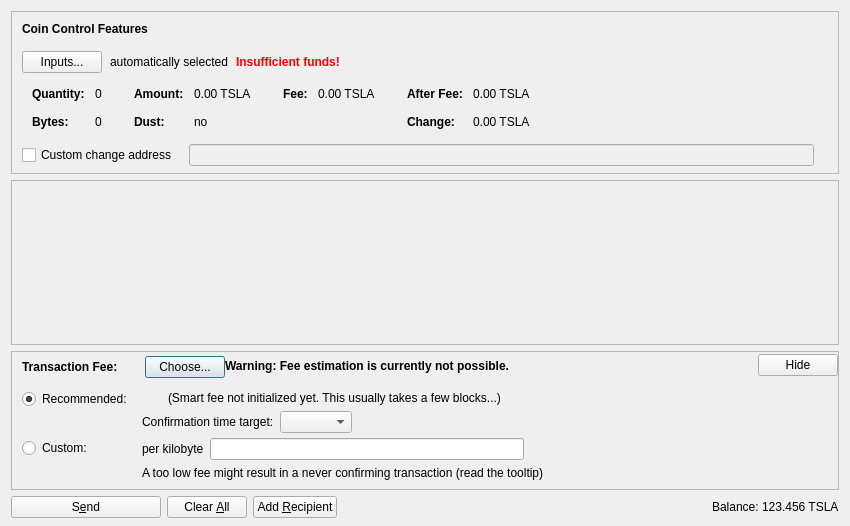
<?xml version="1.0" encoding="UTF-8"?>
<ui version="4.0">
 <class>SendCoinsDialog</class>
 <widget class="QDialog" name="SendCoinsDialog">
  <property name="geometry">
   <rect>
    <x>0</x>
    <y>0</y>
    <width>850</width>
    <height>526</height>
   </rect>
  </property>
  <property name="windowTitle">
   <string>Send Coins</string>
  </property>
  <layout class="QVBoxLayout" name="verticalLayout" stretch="0,1,0,0">
   <property name="bottomMargin">
    <number>8</number>
   </property>
   <item>
    <widget class="QFrame" name="frameCoinControl">
     <property name="sizePolicy">
      <sizepolicy hsizetype="Expanding" vsizetype="Expanding">
       <horstretch>0</horstretch>
       <verstretch>0</verstretch>
      </sizepolicy>
     </property>
     <property name="maximumSize">
      <size>
       <width>16777215</width>
       <height>16777215</height>
      </size>
     </property>
     <property name="frameShape">
      <enum>QFrame::StyledPanel</enum>
     </property>
     <property name="frameShadow">
      <enum>QFrame::Sunken</enum>
     </property>
     <layout class="QVBoxLayout" name="verticalLayoutCoinControl2">
      <property name="spacing">
       <number>0</number>
      </property>
      <property name="leftMargin">
       <number>0</number>
      </property>
      <property name="topMargin">
       <number>0</number>
      </property>
      <property name="rightMargin">
       <number>0</number>
      </property>
      <property name="bottomMargin">
       <number>6</number>
      </property>
      <item>
       <layout class="QVBoxLayout" name="verticalLayoutCoinControl" stretch="0,0,0,0,1">
        <property name="spacing">
         <number>0</number>
        </property>
        <property name="leftMargin">
         <number>10</number>
        </property>
        <property name="topMargin">
         <number>10</number>
        </property>
        <item>
         <layout class="QHBoxLayout" name="horizontalLayoutCoinControl1">
          <property name="bottomMargin">
           <number>15</number>
          </property>
          <item>
           <widget class="QLabel" name="labelCoinControlFeatures">
            <property name="sizePolicy">
             <sizepolicy hsizetype="Preferred" vsizetype="Maximum">
              <horstretch>0</horstretch>
              <verstretch>0</verstretch>
             </sizepolicy>
            </property>
            <property name="font">
             <font>
              <weight>75</weight>
              <bold>true</bold>
             </font>
            </property>
            <property name="styleSheet">
             <string notr="true">font-weight:bold;</string>
            </property>
            <property name="text">
             <string>Coin Control Features</string>
            </property>
           </widget>
          </item>
         </layout>
        </item>
        <item>
         <layout class="QHBoxLayout" name="horizontalLayoutCoinControl2" stretch="0,0,0,0">
          <property name="spacing">
           <number>8</number>
          </property>
          <property name="bottomMargin">
           <number>10</number>
          </property>
          <item>
           <widget class="QPushButton" name="pushButtonCoinControl">
            <property name="styleSheet">
             <string notr="true"/>
            </property>
            <property name="text">
             <string>Inputs...</string>
            </property>
            <property name="autoDefault">
             <bool>false</bool>
            </property>
           </widget>
          </item>
          <item>
           <widget class="QLabel" name="labelCoinControlAutomaticallySelected">
            <property name="text">
             <string>automatically selected</string>
            </property>
            <property name="margin">
             <number>5</number>
            </property>
           </widget>
          </item>
          <item>
           <widget class="QLabel" name="labelCoinControlInsuffFunds">
            <property name="font">
             <font>
              <weight>75</weight>
              <bold>true</bold>
             </font>
            </property>
            <property name="styleSheet">
             <string notr="true">color:red;font-weight:bold;</string>
            </property>
            <property name="text">
             <string>Insufficient funds!</string>
            </property>
            <property name="margin">
             <number>5</number>
            </property>
           </widget>
          </item>
          <item>
           <spacer name="horizontalSpacerCoinControl">
            <property name="orientation">
             <enum>Qt::Horizontal</enum>
            </property>
            <property name="sizeHint" stdset="0">
             <size>
              <width>40</width>
              <height>1</height>
             </size>
            </property>
           </spacer>
          </item>
         </layout>
        </item>
        <item>
         <widget class="QWidget" name="widgetCoinControl" native="true">
          <property name="sizePolicy">
           <sizepolicy hsizetype="Preferred" vsizetype="Preferred">
            <horstretch>0</horstretch>
            <verstretch>0</verstretch>
           </sizepolicy>
          </property>
          <property name="minimumSize">
           <size>
            <width>0</width>
            <height>0</height>
           </size>
          </property>
          <property name="styleSheet">
           <string notr="true"/>
          </property>
          <layout class="QHBoxLayout" name="horizontalLayoutCoinControl5">
           <property name="leftMargin">
            <number>0</number>
           </property>
           <property name="topMargin">
            <number>0</number>
           </property>
           <property name="rightMargin">
            <number>0</number>
           </property>
           <property name="bottomMargin">
            <number>0</number>
           </property>
           <item>
            <layout class="QHBoxLayout" name="horizontalLayoutCoinControl3" stretch="0,0,0,1">
             <property name="spacing">
              <number>20</number>
             </property>
             <property name="topMargin">
              <number>0</number>
             </property>
             <property name="bottomMargin">
              <number>10</number>
             </property>
             <item>
              <layout class="QFormLayout" name="formLayoutCoinControl1">
               <property name="horizontalSpacing">
                <number>10</number>
               </property>
               <property name="verticalSpacing">
                <number>14</number>
               </property>
               <property name="leftMargin">
                <number>10</number>
               </property>
               <property name="topMargin">
                <number>4</number>
               </property>
               <property name="rightMargin">
                <number>6</number>
               </property>
               <item row="0" column="0">
                <widget class="QLabel" name="labelCoinControlQuantityText">
                 <property name="font">
                  <font>
                   <weight>75</weight>
                   <bold>true</bold>
                  </font>
                 </property>
                 <property name="text">
                  <string>Quantity:</string>
                 </property>
                 <property name="margin">
                  <number>0</number>
                 </property>
                </widget>
               </item>
               <item row="0" column="1">
                <widget class="QLabel" name="labelCoinControlQuantity">
                 <property name="cursor">
                  <cursorShape>IBeamCursor</cursorShape>
                 </property>
                 <property name="contextMenuPolicy">
                  <enum>Qt::ActionsContextMenu</enum>
                 </property>
                 <property name="text">
                  <string notr="true">0</string>
                 </property>
                 <property name="margin">
                  <number>0</number>
                 </property>
                 <property name="textInteractionFlags">
                  <set>Qt::LinksAccessibleByMouse|Qt::TextSelectableByKeyboard|Qt::TextSelectableByMouse</set>
                 </property>
                </widget>
               </item>
               <item row="1" column="0">
                <widget class="QLabel" name="labelCoinControlBytesText">
                 <property name="font">
                  <font>
                   <weight>75</weight>
                   <bold>true</bold>
                  </font>
                 </property>
                 <property name="text">
                  <string>Bytes:</string>
                 </property>
                </widget>
               </item>
               <item row="1" column="1">
                <widget class="QLabel" name="labelCoinControlBytes">
                 <property name="cursor">
                  <cursorShape>IBeamCursor</cursorShape>
                 </property>
                 <property name="contextMenuPolicy">
                  <enum>Qt::ActionsContextMenu</enum>
                 </property>
                 <property name="text">
                  <string notr="true">0</string>
                 </property>
                 <property name="textInteractionFlags">
                  <set>Qt::LinksAccessibleByMouse|Qt::TextSelectableByKeyboard|Qt::TextSelectableByMouse</set>
                 </property>
                </widget>
               </item>
              </layout>
             </item>
             <item>
              <layout class="QFormLayout" name="formLayoutCoinControl2">
               <property name="horizontalSpacing">
                <number>10</number>
               </property>
               <property name="verticalSpacing">
                <number>14</number>
               </property>
               <property name="leftMargin">
                <number>6</number>
               </property>
               <property name="topMargin">
                <number>4</number>
               </property>
               <property name="rightMargin">
                <number>6</number>
               </property>
               <item row="0" column="0">
                <widget class="QLabel" name="labelCoinControlAmountText">
                 <property name="font">
                  <font>
                   <weight>75</weight>
                   <bold>true</bold>
                  </font>
                 </property>
                 <property name="text">
                  <string>Amount:</string>
                 </property>
                 <property name="margin">
                  <number>0</number>
                 </property>
                </widget>
               </item>
               <item row="0" column="1">
                <widget class="QLabel" name="labelCoinControlAmount">
                 <property name="cursor">
                  <cursorShape>IBeamCursor</cursorShape>
                 </property>
                 <property name="contextMenuPolicy">
                  <enum>Qt::ActionsContextMenu</enum>
                 </property>
                 <property name="text">
                  <string notr="true">0.00 TSLA</string>
                 </property>
                 <property name="textInteractionFlags">
                  <set>Qt::LinksAccessibleByMouse|Qt::TextSelectableByKeyboard|Qt::TextSelectableByMouse</set>
                 </property>
                </widget>
               </item>
               <item row="1" column="0">
                <widget class="QLabel" name="labelCoinControlLowOutputText">
                 <property name="font">
                  <font>
                   <weight>75</weight>
                   <bold>true</bold>
                  </font>
                 </property>
                 <property name="text">
                  <string>Dust:</string>
                 </property>
                </widget>
               </item>
               <item row="1" column="1">
                <widget class="QLabel" name="labelCoinControlLowOutput">
                 <property name="cursor">
                  <cursorShape>IBeamCursor</cursorShape>
                 </property>
                 <property name="contextMenuPolicy">
                  <enum>Qt::ActionsContextMenu</enum>
                 </property>
                 <property name="text">
                  <string notr="true">no</string>
                 </property>
                 <property name="textInteractionFlags">
                  <set>Qt::LinksAccessibleByMouse|Qt::TextSelectableByKeyboard|Qt::TextSelectableByMouse</set>
                 </property>
                </widget>
               </item>
              </layout>
             </item>
             <item>
              <layout class="QFormLayout" name="formLayoutCoinControl3">
               <property name="horizontalSpacing">
                <number>10</number>
               </property>
               <property name="verticalSpacing">
                <number>14</number>
               </property>
               <property name="leftMargin">
                <number>6</number>
               </property>
               <property name="topMargin">
                <number>4</number>
               </property>
               <property name="rightMargin">
                <number>6</number>
               </property>
               <item row="0" column="0">
                <widget class="QLabel" name="labelCoinControlFeeText">
                 <property name="font">
                  <font>
                   <weight>75</weight>
                   <bold>true</bold>
                  </font>
                 </property>
                 <property name="text">
                  <string>Fee:</string>
                 </property>
                 <property name="margin">
                  <number>0</number>
                 </property>
                </widget>
               </item>
               <item row="0" column="1">
                <widget class="QLabel" name="labelCoinControlFee">
                 <property name="cursor">
                  <cursorShape>IBeamCursor</cursorShape>
                 </property>
                 <property name="contextMenuPolicy">
                  <enum>Qt::ActionsContextMenu</enum>
                 </property>
                 <property name="text">
                  <string notr="true">0.00 TSLA</string>
                 </property>
                 <property name="textInteractionFlags">
                  <set>Qt::LinksAccessibleByMouse|Qt::TextSelectableByKeyboard|Qt::TextSelectableByMouse</set>
                 </property>
                </widget>
               </item>
              </layout>
             </item>
             <item>
              <layout class="QFormLayout" name="formLayoutCoinControl4">
               <property name="horizontalSpacing">
                <number>10</number>
               </property>
               <property name="verticalSpacing">
                <number>14</number>
               </property>
               <property name="leftMargin">
                <number>6</number>
               </property>
               <property name="topMargin">
                <number>4</number>
               </property>
               <property name="rightMargin">
                <number>6</number>
               </property>
               <item row="0" column="0">
                <widget class="QLabel" name="labelCoinControlAfterFeeText">
                 <property name="font">
                  <font>
                   <weight>75</weight>
                   <bold>true</bold>
                  </font>
                 </property>
                 <property name="text">
                  <string>After Fee:</string>
                 </property>
                 <property name="margin">
                  <number>0</number>
                 </property>
                </widget>
               </item>
               <item row="0" column="1">
                <widget class="QLabel" name="labelCoinControlAfterFee">
                 <property name="cursor">
                  <cursorShape>IBeamCursor</cursorShape>
                 </property>
                 <property name="contextMenuPolicy">
                  <enum>Qt::ActionsContextMenu</enum>
                 </property>
                 <property name="text">
                  <string notr="true">0.00 TSLA</string>
                 </property>
                 <property name="textInteractionFlags">
                  <set>Qt::LinksAccessibleByMouse|Qt::TextSelectableByKeyboard|Qt::TextSelectableByMouse</set>
                 </property>
                </widget>
               </item>
               <item row="1" column="0">
                <widget class="QLabel" name="labelCoinControlChangeText">
                 <property name="font">
                  <font>
                   <weight>75</weight>
                   <bold>true</bold>
                  </font>
                 </property>
                 <property name="text">
                  <string>Change:</string>
                 </property>
                </widget>
               </item>
               <item row="1" column="1">
                <widget class="QLabel" name="labelCoinControlChange">
                 <property name="cursor">
                  <cursorShape>IBeamCursor</cursorShape>
                 </property>
                 <property name="contextMenuPolicy">
                  <enum>Qt::ActionsContextMenu</enum>
                 </property>
                 <property name="text">
                  <string notr="true">0.00 TSLA</string>
                 </property>
                 <property name="textInteractionFlags">
                  <set>Qt::LinksAccessibleByMouse|Qt::TextSelectableByKeyboard|Qt::TextSelectableByMouse</set>
                 </property>
                </widget>
               </item>
              </layout>
             </item>
            </layout>
           </item>
          </layout>
         </widget>
        </item>
        <item>
         <layout class="QHBoxLayout" name="horizontalLayoutCoinControl4" stretch="0,0,0">
          <property name="spacing">
           <number>12</number>
          </property>
          <property name="sizeConstraint">
           <enum>QLayout::SetDefaultConstraint</enum>
          </property>
          <property name="topMargin">
           <number>5</number>
          </property>
          <property name="rightMargin">
           <number>5</number>
          </property>
          <item>
           <widget class="QCheckBox" name="checkBoxCoinControlChange">
            <property name="toolTip">
             <string>If this is activated, but the change address is empty or invalid, change will be sent to a newly generated address.</string>
            </property>
            <property name="text">
             <string>Custom change address</string>
            </property>
           </widget>
          </item>
          <item>
           <widget class="QValidatedLineEdit" name="lineEditCoinControlChange">
            <property name="enabled">
             <bool>false</bool>
            </property>
            <property name="sizePolicy">
             <sizepolicy hsizetype="Expanding" vsizetype="Fixed">
              <horstretch>0</horstretch>
              <verstretch>0</verstretch>
             </sizepolicy>
            </property>
           </widget>
          </item>
          <item>
           <widget class="QLabel" name="labelCoinControlChangeLabel">
            <property name="sizePolicy">
             <sizepolicy hsizetype="Preferred" vsizetype="Expanding">
              <horstretch>0</horstretch>
              <verstretch>0</verstretch>
             </sizepolicy>
            </property>
            <property name="minimumSize">
             <size>
              <width>0</width>
              <height>0</height>
             </size>
            </property>
            <property name="text">
             <string/>
            </property>
            <property name="margin">
             <number>3</number>
            </property>
           </widget>
          </item>
         </layout>
        </item>
        <item>
         <spacer name="verticalSpacerCoinControl">
          <property name="orientation">
           <enum>Qt::Vertical</enum>
          </property>
          <property name="sizeHint" stdset="0">
           <size>
            <width>800</width>
            <height>1</height>
           </size>
          </property>
         </spacer>
        </item>
       </layout>
      </item>
     </layout>
    </widget>
   </item>
   <item>
    <widget class="QScrollArea" name="scrollArea">
     <property name="widgetResizable">
      <bool>true</bool>
     </property>
     <widget class="QWidget" name="scrollAreaWidgetContents">
      <property name="geometry">
       <rect>
        <x>0</x>
        <y>0</y>
        <width>830</width>
        <height>104</height>
       </rect>
      </property>
      <layout class="QVBoxLayout" name="verticalLayout_2" stretch="0,1">
       <property name="leftMargin">
        <number>0</number>
       </property>
       <property name="topMargin">
        <number>0</number>
       </property>
       <property name="rightMargin">
        <number>0</number>
       </property>
       <property name="bottomMargin">
        <number>0</number>
       </property>
       <item>
        <layout class="QVBoxLayout" name="entries">
         <property name="spacing">
          <number>6</number>
         </property>
        </layout>
       </item>
       <item>
        <spacer name="verticalSpacer">
         <property name="orientation">
          <enum>Qt::Vertical</enum>
         </property>
         <property name="sizeHint" stdset="0">
          <size>
           <width>20</width>
           <height>40</height>
          </size>
         </property>
        </spacer>
       </item>
      </layout>
     </widget>
    </widget>
   </item>
   <item>
    <widget class="QFrame" name="frameFee">
     <property name="sizePolicy">
      <sizepolicy hsizetype="Expanding" vsizetype="Expanding">
       <horstretch>0</horstretch>
       <verstretch>0</verstretch>
      </sizepolicy>
     </property>
     <property name="maximumSize">
      <size>
       <width>16777215</width>
       <height>16777215</height>
      </size>
     </property>
     <property name="frameShape">
      <enum>QFrame::StyledPanel</enum>
     </property>
     <property name="frameShadow">
      <enum>QFrame::Sunken</enum>
     </property>
     <layout class="QVBoxLayout" name="verticalLayoutFee1">
      <property name="spacing">
       <number>0</number>
      </property>
      <property name="leftMargin">
       <number>0</number>
      </property>
      <property name="topMargin">
       <number>0</number>
      </property>
      <property name="rightMargin">
       <number>0</number>
      </property>
      <property name="bottomMargin">
       <number>0</number>
      </property>
      <item>
       <layout class="QVBoxLayout" name="verticalLayoutFee2" stretch="0,0,0">
        <property name="spacing">
         <number>0</number>
        </property>
        <property name="leftMargin">
         <number>10</number>
        </property>
        <property name="topMargin">
         <number>0</number>
        </property>
        <item>
         <layout class="QHBoxLayout" name="horizontalLayoutFee1">
          <property name="bottomMargin">
           <number>0</number>
          </property>
          <item>
           <layout class="QVBoxLayout" name="verticalLayoutFee7">
            <property name="spacing">
             <number>0</number>
            </property>
            <item>
             <spacer name="verticalSpacerSmartFee">
              <property name="orientation">
               <enum>Qt::Vertical</enum>
              </property>
              <property name="sizeType">
               <enum>QSizePolicy::Fixed</enum>
              </property>
              <property name="sizeHint" stdset="0">
               <size>
                <width>1</width>
                <height>4</height>
               </size>
              </property>
             </spacer>
            </item>
            <item>
             <layout class="QHBoxLayout" name="horizontalLayoutSmartFee">
              <property name="spacing">
               <number>10</number>
              </property>
              <item>
               <widget class="QLabel" name="labelFeeHeadline">
                <property name="sizePolicy">
                 <sizepolicy hsizetype="Preferred" vsizetype="Maximum">
                  <horstretch>0</horstretch>
                  <verstretch>0</verstretch>
                 </sizepolicy>
                </property>
                <property name="font">
                 <font>
                  <weight>75</weight>
                  <bold>true</bold>
                 </font>
                </property>
                <property name="styleSheet">
                 <string notr="true">font-weight:bold;</string>
                </property>
                <property name="text">
                 <string>Transaction Fee:</string>
                </property>
               </widget>
              </item>
              <item>
               <widget class="QLabel" name="labelFeeMinimized">
                <property name="text">
                 <string/>
                </property>
               </widget>
              </item>
              <item>
               <widget class="QPushButton" name="buttonChooseFee">
                <property name="text">
                 <string>Choose...</string>
                </property>
               </widget>
              </item>
             </layout>
            </item>
            <item>
             <spacer name="verticalSpacer_5">
              <property name="orientation">
               <enum>Qt::Vertical</enum>
              </property>
              <property name="sizeHint" stdset="0">
               <size>
                <width>1</width>
                <height>1</height>
               </size>
              </property>
             </spacer>
            </item>
           </layout>
          </item>
          <item>
           <widget class="QLabel" name="fallbackFeeWarningLabel">
            <property name="toolTip">
             <string>Using the fallbackfee can result in sending a transaction that will take several hours or days (or never) to confirm. Consider choosing your fee manually or wait until you have validated the complete chain.</string>
            </property>
            <property name="font">
            <font>
                <weight>75</weight>
                <bold>true</bold>
            </font>
            </property>
            <property name="text">
             <string>Warning: Fee estimation is currently not possible.</string>
            </property>
            <property name="wordWrap">
             <bool>false</bool>
            </property>
           </widget>
          </item>
          <item>
           <spacer name="horizontalSpacer_4">
            <property name="orientation">
             <enum>Qt::Horizontal</enum>
            </property>
            <property name="sizeType">
             <enum>QSizePolicy::MinimumExpanding</enum>
            </property>
            <property name="sizeHint" stdset="0">
             <size>
              <width>40</width>
              <height>20</height>
             </size>
            </property>
           </spacer>
          </item>
          <item>
           <widget class="QPushButton" name="buttonMinimizeFee">
            <property name="toolTip">
             <string>collapse fee-settings</string>
            </property>
            <property name="text">
             <string>Hide</string>
            </property>
           </widget>
          </item>
         </layout>
        </item>
        <item>
         <widget class="QFrame" name="frameFeeSelection">
          <layout class="QVBoxLayout" name="verticalLayoutFee12">
           <property name="spacing">
            <number>0</number>
           </property>
           <property name="leftMargin">
            <number>0</number>
           </property>
           <property name="topMargin">
            <number>0</number>
           </property>
           <property name="rightMargin">
            <number>0</number>
           </property>
           <property name="bottomMargin">
            <number>0</number>
           </property>
           <item>
            <layout class="QGridLayout" name="gridLayoutFee">
             <property name="topMargin">
              <number>10</number>
             </property>
             <property name="bottomMargin">
              <number>4</number>
             </property>
             <property name="horizontalSpacing">
              <number>10</number>
             </property>
             <property name="verticalSpacing">
              <number>4</number>
             </property>
             <item row="1" column="1">
              <layout class="QVBoxLayout" name="verticalLayoutFee8">
               <property name="spacing">
                <number>6</number>
               </property>
               <item>
                <layout class="QHBoxLayout" name="horizontalLayoutFee13">
                 <item>
                  <widget class="QLabel" name="labelCustomPerKilobyte">
                   <property name="toolTip">
                    <string>Specify a custom fee per kB (1,000 bytes) of the transaction's virtual size.

Note:  Since the fee is calculated on a per-byte basis, a fee of "100 satoshis per kB" for a transaction size of 500 bytes (half of 1 kB) would ultimately yield a fee of only 50 satoshis.</string>
                   </property>
                   <property name="text">
                    <string>per kilobyte</string>
                   </property>
                  </widget>
                 </item>
                 <item>
                  <widget class="BitcoinAmountField" name="customFee"/>
                 </item>
                 <item>
                  <spacer name="horizontalSpacer_6">
                   <property name="orientation">
                    <enum>Qt::Horizontal</enum>
                   </property>
                   <property name="sizeHint" stdset="0">
                    <size>
                     <width>1</width>
                     <height>1</height>
                    </size>
                   </property>
                  </spacer>
                 </item>
                </layout>
               </item>
               <item>
                <layout class="QHBoxLayout" name="horizontalLayoutFee8">
                 <item>
                  <widget class="QLabel" name="labelCustomFeeWarning">
                   <property name="enabled">
                    <bool>true</bool>
                   </property>
                   <property name="toolTip">
                    <string>When there is less transaction volume than space in the blocks, miners as well as relaying nodes may enforce a minimum fee. Paying only this minimum fee is just fine, but be aware that this can result in a never confirming transaction once there is more demand for muskcoin transactions than the network can process.</string>
                   </property>
                   <property name="text">
                    <string>A too low fee might result in a never confirming transaction (read the tooltip)</string>
                   </property>
                  </widget>
                 </item>
                 <item>
                  <spacer name="horizontalSpacer_2">
                   <property name="orientation">
                    <enum>Qt::Horizontal</enum>
                   </property>
                   <property name="sizeHint" stdset="0">
                    <size>
                     <width>1</width>
                     <height>1</height>
                    </size>
                   </property>
                  </spacer>
                 </item>
                </layout>
               </item>
              </layout>
             </item>
             <item row="0" column="0">
              <layout class="QVBoxLayout" name="verticalLayoutFee4" stretch="0,1">
               <item>
                <widget class="QRadioButton" name="radioSmartFee">
                 <property name="text">
                  <string>Recommended:</string>
                 </property>
                 <property name="checked">
                  <bool>true</bool>
                 </property>
                 <attribute name="buttonGroup">
                  <string notr="true">groupFee</string>
                 </attribute>
                </widget>
               </item>
               <item>
                <spacer name="verticalSpacer_2">
                 <property name="orientation">
                  <enum>Qt::Vertical</enum>
                 </property>
                 <property name="sizeHint" stdset="0">
                  <size>
                   <width>1</width>
                   <height>1</height>
                  </size>
                 </property>
                </spacer>
               </item>
              </layout>
             </item>
             <item row="1" column="0">
              <layout class="QVBoxLayout" name="verticalLayoutFee9" stretch="0,1">
               <item>
                <widget class="QRadioButton" name="radioCustomFee">
                 <property name="text">
                  <string>Custom:</string>
                 </property>
                 <attribute name="buttonGroup">
                  <string notr="true">groupFee</string>
                 </attribute>
                </widget>
               </item>
               <item>
                <spacer name="verticalSpacer_6">
                 <property name="orientation">
                  <enum>Qt::Vertical</enum>
                 </property>
                 <property name="sizeHint" stdset="0">
                  <size>
                   <width>1</width>
                   <height>1</height>
                  </size>
                 </property>
                </spacer>
               </item>
              </layout>
             </item>
             <item row="0" column="1">
              <layout class="QVBoxLayout" name="verticalLayoutFee3" stretch="0,0,1">
               <property name="spacing">
                <number>6</number>
               </property>
               <property name="topMargin">
                <number>2</number>
               </property>
               <item>
                <layout class="QHBoxLayout" name="horizontalLayoutFee12">
                 <item>
                  <widget class="QLabel" name="labelSmartFee">
                   <property name="text">
                    <string/>
                   </property>
                  </widget>
                 </item>
                 <item>
                  <widget class="QLabel" name="labelFeeEstimation">
                   <property name="text">
                    <string/>
                   </property>
                  </widget>
                 </item>
                 <item>
                  <widget class="QLabel" name="labelSmartFee2">
                   <property name="text">
                    <string>(Smart fee not initialized yet. This usually takes a few blocks...)</string>
                   </property>
                  </widget>
                 </item>
                 <item>
                  <spacer name="horizontalSpacer_5">
                   <property name="orientation">
                    <enum>Qt::Horizontal</enum>
                   </property>
                   <property name="sizeHint" stdset="0">
                    <size>
                     <width>1</width>
                     <height>1</height>
                    </size>
                   </property>
                  </spacer>
                 </item>
                </layout>
               </item>
               <item>
                <layout class="QHBoxLayout" name="horizontalLayoutFee9">
                 <item>
                  <layout class="QVBoxLayout" name="verticalLayoutFee6">
                   <item>
                    <widget class="QLabel" name="labelSmartFee3">
                     <property name="text">
                      <string>Confirmation time target:</string>
                     </property>
                    </widget>
                   </item>
                  </layout>
                 </item>
                 <item>
                  <layout class="QVBoxLayout" name="verticalLayoutFee5">
                   <property name="rightMargin">
                    <number>30</number>
                   </property>
                   <item>
                    <layout class="QHBoxLayout" name="horizontalLayoutConfTarget">
                     <property name="bottomMargin">
                      <number>0</number>
                     </property>
                     <item>
                      <widget class="QComboBox" name="confTargetSelector"/>
                     </item>
                     <item>
                      <spacer name="horizontalSpacerConfTarget">
                       <property name="orientation">
                        <enum>Qt::Horizontal</enum>
                       </property>
                       <property name="sizeHint" stdset="0">
                        <size>
                         <width>40</width>
                         <height>20</height>
                        </size>
                       </property>
                      </spacer>
                     </item>
                    </layout>
                   </item>
                  </layout>
                 </item>
                </layout>
               </item>
               <item>
                <spacer name="verticalSpacer_4">
                 <property name="orientation">
                  <enum>Qt::Vertical</enum>
                 </property>
                 <property name="sizeHint" stdset="0">
                  <size>
                   <width>1</width>
                   <height>1</height>
                  </size>
                 </property>
                </spacer>
               </item>
              </layout>
             </item>
            </layout>
           </item>
          </layout>
         </widget>
        </item>
        <item>
         <spacer name="verticalSpacerFee">
          <property name="orientation">
           <enum>Qt::Vertical</enum>
          </property>
          <property name="sizeHint" stdset="0">
           <size>
            <width>40</width>
            <height>5</height>
           </size>
          </property>
         </spacer>
        </item>
       </layout>
      </item>
     </layout>
    </widget>
   </item>
   <item>
    <layout class="QHBoxLayout" name="horizontalLayout">
     <item>
      <widget class="QPushButton" name="sendButton">
       <property name="minimumSize">
        <size>
         <width>150</width>
         <height>0</height>
        </size>
       </property>
       <property name="toolTip">
        <string>Confirm the send action</string>
       </property>
       <property name="text">
        <string>S&amp;end</string>
       </property>
       <property name="icon">
        <iconset resource="../bitcoin.qrc">
         <normaloff>:/icons/send</normaloff>:/icons/send</iconset>
       </property>
       <property name="autoDefault">
        <bool>false</bool>
       </property>
       <property name="default">
        <bool>false</bool>
       </property>
      </widget>
     </item>
     <item>
      <widget class="QPushButton" name="clearButton">
       <property name="sizePolicy">
        <sizepolicy hsizetype="Minimum" vsizetype="Fixed">
         <horstretch>0</horstretch>
         <verstretch>0</verstretch>
        </sizepolicy>
       </property>
       <property name="toolTip">
        <string>Clear all fields of the form.</string>
       </property>
       <property name="text">
        <string>Clear &amp;All</string>
       </property>
       <property name="icon">
        <iconset resource="../bitcoin.qrc">
         <normaloff>:/icons/remove</normaloff>:/icons/remove</iconset>
       </property>
       <property name="autoDefault">
        <bool>false</bool>
       </property>
      </widget>
     </item>
     <item>
      <widget class="QPushButton" name="addButton">
       <property name="toolTip">
        <string>Send to multiple recipients at once</string>
       </property>
       <property name="text">
        <string>Add &amp;Recipient</string>
       </property>
       <property name="icon">
        <iconset resource="../bitcoin.qrc">
         <normaloff>:/icons/add</normaloff>:/icons/add</iconset>
       </property>
       <property name="autoDefault">
        <bool>false</bool>
       </property>
      </widget>
     </item>
     <item>
      <spacer name="horizontalSpacer">
       <property name="orientation">
        <enum>Qt::Horizontal</enum>
       </property>
       <property name="sizeHint" stdset="0">
        <size>
         <width>40</width>
         <height>20</height>
        </size>
       </property>
      </spacer>
     </item>
     <item>
      <layout class="QHBoxLayout" name="horizontalLayout_2">
       <property name="spacing">
        <number>3</number>
       </property>
       <item>
        <widget class="QLabel" name="label">
         <property name="sizePolicy">
          <sizepolicy hsizetype="Preferred" vsizetype="Fixed">
           <horstretch>0</horstretch>
           <verstretch>0</verstretch>
          </sizepolicy>
         </property>
         <property name="text">
          <string>Balance:</string>
         </property>
        </widget>
       </item>
       <item>
        <widget class="QLabel" name="labelBalance">
         <property name="sizePolicy">
          <sizepolicy hsizetype="Preferred" vsizetype="Fixed">
           <horstretch>0</horstretch>
           <verstretch>0</verstretch>
          </sizepolicy>
         </property>
         <property name="cursor">
          <cursorShape>IBeamCursor</cursorShape>
         </property>
         <property name="text">
          <string notr="true">123.456 TSLA</string>
         </property>
         <property name="textInteractionFlags">
          <set>Qt::LinksAccessibleByMouse|Qt::TextSelectableByKeyboard|Qt::TextSelectableByMouse</set>
         </property>
        </widget>
       </item>
      </layout>
     </item>
    </layout>
   </item>
  </layout>
 </widget>
 <customwidgets>
  <customwidget>
   <class>QValidatedLineEdit</class>
   <extends>QLineEdit</extends>
   <header>qt/qvalidatedlineedit.h</header>
  </customwidget>
  <customwidget>
   <class>BitcoinAmountField</class>
   <extends>QLineEdit</extends>
   <header>qt/bitcoinamountfield.h</header>
   <container>1</container>
  </customwidget>
 </customwidgets>
 <resources>
  <include location="../bitcoin.qrc"/>
 </resources>
 <connections/>
 <buttongroups>
  <buttongroup name="groupFee"/>
 </buttongroups>
</ui>
